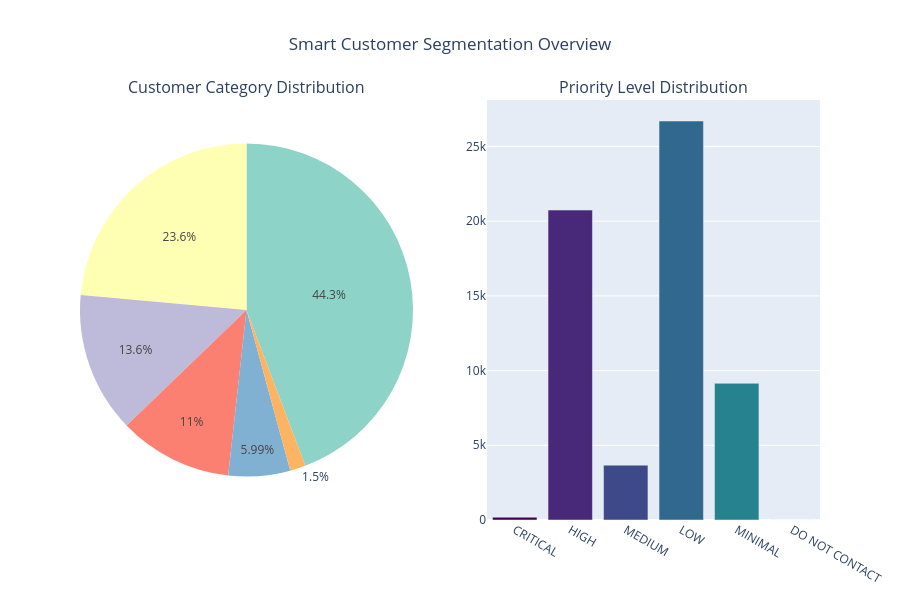

Notebook source saved alongside this figure:
### Code cell
# Customer Segmentation Analysis - Visualizing Smart Categories
print("🎯 Customer Segmentation Analysis - Visualizing Smart Categories")
print("="*60)

fig = make_subplots(rows=1, cols=2, specs=[[{'type':'domain'}, {'type':'xy'}]],
                    subplot_titles=['Customer Category Distribution', 'Priority Level Distribution'])

# Pie Chart for Customer Category Distribution
category_counts = df['Customer_Category'].value_counts()
fig.add_trace(go.Pie(labels=category_counts.index, values=category_counts.values, name='Categories',
                     marker_colors=px.colors.qualitative.Set3),
              1, 1)

# Bar Chart for Priority Level Distribution
priority_counts = df['Priority_Level'].value_counts().reindex(['CRITICAL', 'HIGH', 'MEDIUM', 'LOW', 'MINIMAL', 'DO NOT CONTACT'], fill_value=0)
fig.add_trace(go.Bar(x=priority_counts.index, y=priority_counts.values, name='Priority Levels',
                     marker_color=px.colors.sequential.Viridis),
              1, 2)

fig.update_layout(title_text='Smart Customer Segmentation Overview', title_x=0.5, height=600, showlegend=False)
fig.show()

# Detailed breakdown of Priority Levels within each Customer Category
print("\n📊 Priority Level Breakdown by Customer Category:")
priority_breakdown = df.groupby(['Customer_Category', 'Priority_Level']).size().unstack(fill_value=0)
print(priority_breakdown)

### Figure 1 — Plotly figure (JSON) as saved in the notebook; plotly's stock layout.template omitted (floating-point values rounded to 4 significant figures)
{"data": [{"domain": {"x": [0, 0.45], "y": [0, 1]}, "labels": ["STANDARD_UPSELL", "FIX_FIRST_THEN_UPSELL", "DO_NOT_DISTURB", "PRIORITY_UPSELL_RETENTION", "GENTLE_UPSELL", "MINIMAL_CONTACT"], "marker": {"colors": ["rgb(141,211,199)", "rgb(255,255,179)", "rgb(190,186,218)", "rgb(251,128,114)", "rgb(128,177,211)", "rgb(253,180,98)", "rgb(179,222,105)", "rgb(252,205,229)", "rgb(217,217,217)", "rgb(188,128,189)", "rgb(204,235,197)", "rgb(255,237,111)"]}, "name": "Categories", "type": "pie", "values": [26751, 14248, 8238, 6676, 3623, 909]}, {"marker": {"color": ["#440154", "#482878", "#3e4989", "#31688e", "#26828e", "#1f9e89", "#35b779", "#6ece58", "#b5de2b", "#fde725"]}, "name": "Priority Levels", "type": "bar", "x": ["CRITICAL", "HIGH", "MEDIUM", "LOW", "MINIMAL", "DO NOT CONTACT"], "xaxis": "x", "y": [182, 20742, 3671, 26703, 9147, 0], "yaxis": "y"}], "layout": {"annotations": [{"font": {"size": 16}, "showarrow": false, "text": "Customer Category Distribution", "x": 0.225, "xanchor": "center", "xref": "paper", "y": 1, "yanchor": "bottom", "yref": "paper"}, {"font": {"size": 16}, "showarrow": false, "text": "Priority Level Distribution", "x": 0.775, "xanchor": "center", "xref": "paper", "y": 1, "yanchor": "bottom", "yref": "paper"}], "height": 600, "showlegend": false, "title": {"text": "Smart Customer Segmentation Overview", "x": 0.5}, "xaxis": {"anchor": "y", "domain": [0.55, 1]}, "yaxis": {"anchor": "x", "domain": [0, 1]}}}
